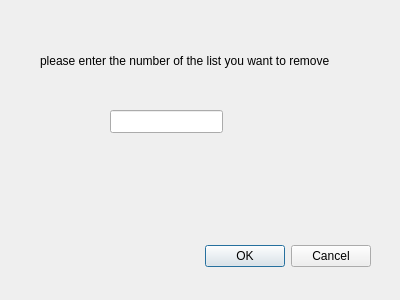
<?xml version="1.0" encoding="UTF-8"?>
<ui version="4.0">
 <class>remove_list</class>
 <widget class="QDialog" name="remove_list">
  <property name="geometry">
   <rect>
    <x>0</x>
    <y>0</y>
    <width>400</width>
    <height>300</height>
   </rect>
  </property>
  <property name="windowTitle">
   <string>Dialog</string>
  </property>
  <widget class="QDialogButtonBox" name="buttonBox">
   <property name="geometry">
    <rect>
     <x>30</x>
     <y>240</y>
     <width>341</width>
     <height>32</height>
    </rect>
   </property>
   <property name="orientation">
    <enum>Qt::Horizontal</enum>
   </property>
   <property name="standardButtons">
    <set>QDialogButtonBox::Cancel|QDialogButtonBox::Ok</set>
   </property>
  </widget>
  <widget class="QLabel" name="label">
   <property name="geometry">
    <rect>
     <x>40</x>
     <y>30</y>
     <width>351</width>
     <height>61</height>
    </rect>
   </property>
   <property name="text">
    <string>please enter the number of the list you want to remove</string>
   </property>
  </widget>
  <widget class="QLineEdit" name="lineEdit">
   <property name="geometry">
    <rect>
     <x>110</x>
     <y>110</y>
     <width>113</width>
     <height>23</height>
    </rect>
   </property>
  </widget>
 </widget>
 <resources/>
 <connections>
  <connection>
   <sender>buttonBox</sender>
   <signal>accepted()</signal>
   <receiver>remove_list</receiver>
   <slot>accept()</slot>
   <hints>
    <hint type="sourcelabel">
     <x>248</x>
     <y>254</y>
    </hint>
    <hint type="destinationlabel">
     <x>157</x>
     <y>274</y>
    </hint>
   </hints>
  </connection>
  <connection>
   <sender>buttonBox</sender>
   <signal>rejected()</signal>
   <receiver>remove_list</receiver>
   <slot>reject()</slot>
   <hints>
    <hint type="sourcelabel">
     <x>316</x>
     <y>260</y>
    </hint>
    <hint type="destinationlabel">
     <x>286</x>
     <y>274</y>
    </hint>
   </hints>
  </connection>
 </connections>
</ui>
